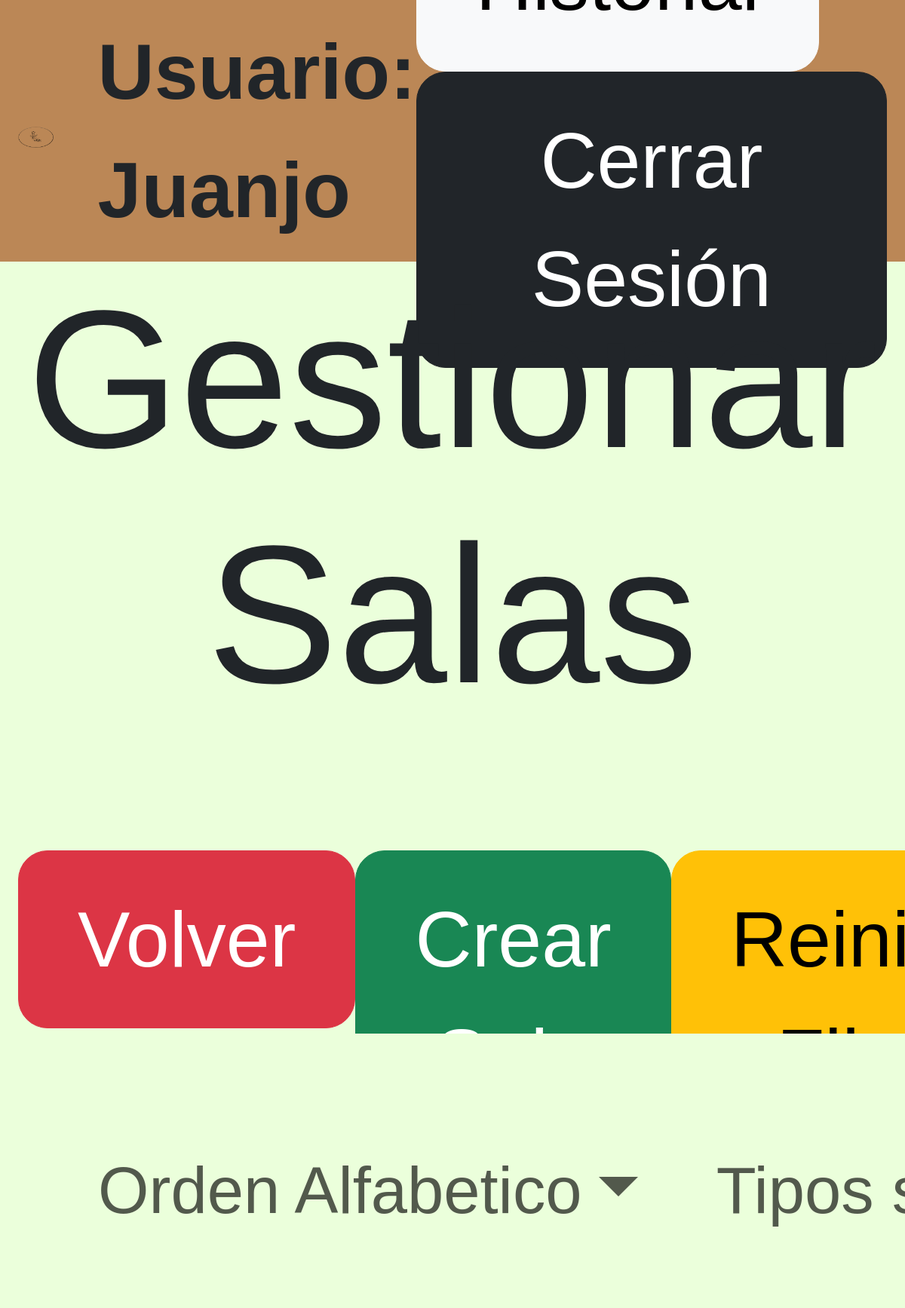
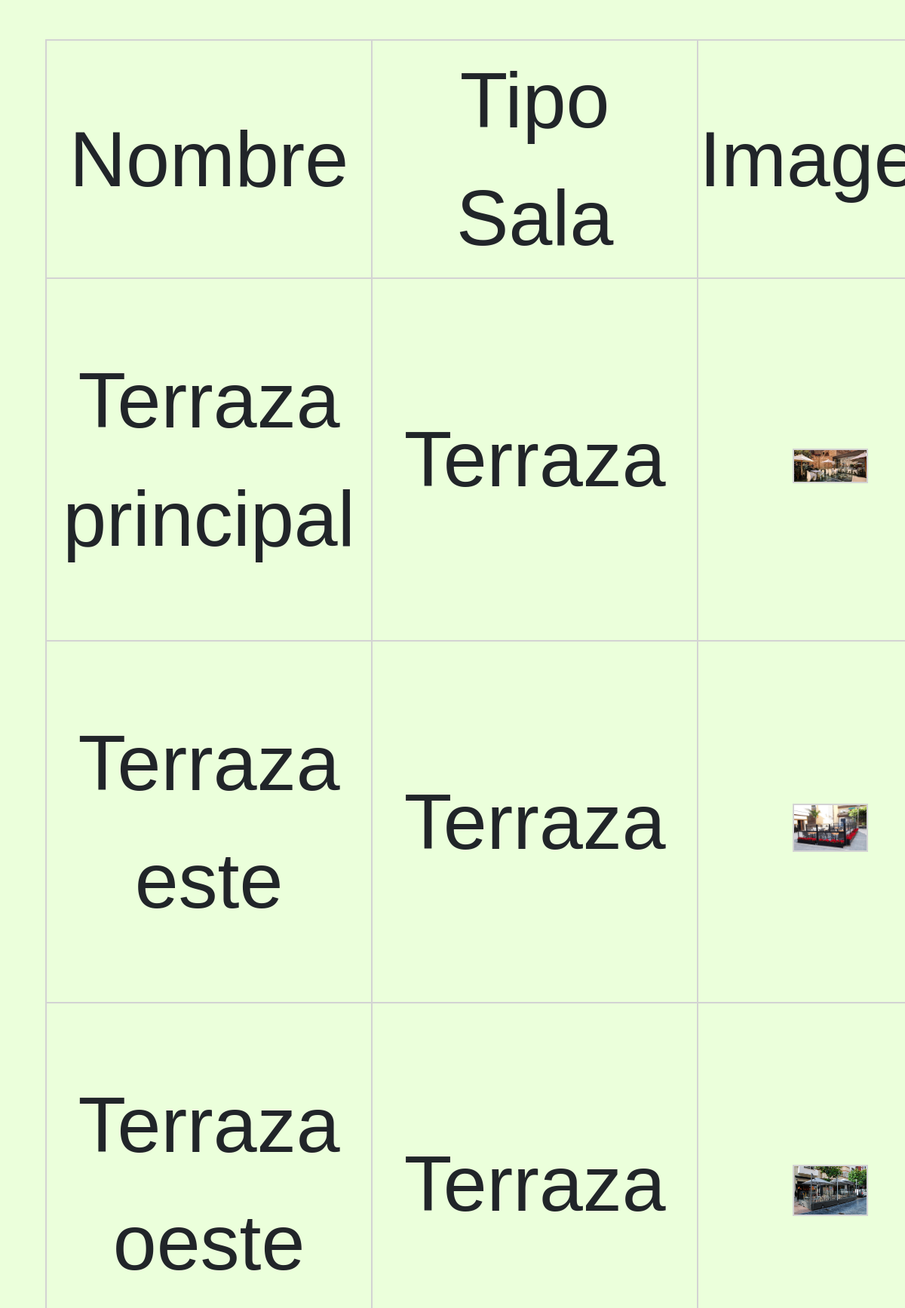
/view/admin/gestionarSalas.php (signed in), run on the app's committed database (2 pictures, top to bottom).
### tables this page shows
CREATE TABLE `sala` (
  `id_sala` INT NOT NULL AUTO_INCREMENT,
  `id_tipoSala` INT NOT NULL,
  `nombre_sala` VARCHAR(45) NOT NULL,
  `imagen_sala` VARCHAR(255) NOT NULL,
  PRIMARY KEY (`id_sala`)
);

CREATE TABLE `tipo_sala` (
  `id_tipoSala` INT NOT NULL AUTO_INCREMENT,
  `tipo_sala` VARCHAR(45) NOT NULL,
  PRIMARY KEY (`id_tipoSala`)
);

### procesos/filtrosSalas.php (called while the page is built)
<?php
    try{
        if(isset($_POST['orden'])){
        } else {
            $sqlSalas = "SELECT s.id_sala, s.nombre_sala, tp.tipo_sala, imagen_sala, COUNT(m.id_mesa) AS total_mesas, COUNT(h.id_historial) AS total_historial
                        FROM sala s
                        LEFT JOIN tipo_sala tp ON s.id_tipoSala = tp.id_tipoSala
                        LEFT JOIN mesa m ON s.id_sala = m.id_sala
                        LEFT JOIN historial h ON m.id_mesa = h.id_mesa
                        GROUP BY s.id_sala;";
            $stmtResultado = $conn->prepare($sqlSalas);
        }
        $stmtResultado->execute();
        $resultadosSalas = $stmtResultado->fetchAll(PDO::FETCH_ASSOC);
    } catch (PDOException $e) {
        echo "Error: ". $e->getMessage();
        die();
    }

### view/admin/gestionarSalas.php (the view, shortened to what this page needs)
<?php
    require_once '../../procesos/conexion.php';
    require_once '../../procesos/filtrosSalas.php'
?>
<!DOCTYPE html>
<html lang="en">
<head>
    <link rel="stylesheet" href="../../css/admin.css">
    <link rel="stylesheet" href="https://cdnjs.cloudflare.com/ajax/libs/bootstrap/5.3.0/css/bootstrap.min.css">
    <link rel="stylesheet" href="https://cdn.jsdelivr.net/npm/sweetalert2@11.14.5/dist/sweetalert2.min.css">
</head>
<body class="body2">
    <header>
        <nav>
            <div id="pequeño2">
                <img src="../../img/logoRestaurante.png" alt="Logo" id="logo2">
            </div>
            <div class="sesionIniciada">
                <p>Usuario: <?php echo $_SESSION['nombre']?></p>
            </div>
            <div class="cerrarSesion">
                <a id="bug" href="../filtros.php">
                    <button type="submit" class="btn btn-light"  id="cerrarSesion">Historial</button>
                </a>
                <a href="../../procesos/logout.php">
                    <button type="submit" class="btn btn-dark" id="cerrarSesion">Cerrar Sesión</button>
                </a>
            </div>
        </nav>
    </header>
    <h1>Gestionar Salas</h1>
    <div id="divReiniciar">
        <a href="borrarSesionesSales.php?salir=1">
            <button class="btn btn-danger">Volver</button>
        </a>
        <a href="crearSala.php">
            <button class="btn btn-success">Crear Sala</button>
        </a>
        <a href="borrarSesionesSales.php?borrar=5">
            <button class="btn btn-warning">Reiniciar Filtros</button>
        </a>
    </div>
    <nav class="navbar navbar-expand-lg barra">
    <div class="container-fluid">
        <div class="collapse navbar-collapse" id="navbarSupportedContent">
            <ul class="navbar-nav me-auto mb-2 mb-lg-0">
                <li class="nav-item dropdown">
                    <a class="nav-link dropdown-toggle enlace-barra" href="#" role="button" data-bs-toggle="dropdown" aria-expanded="false">Orden Alfabetico</a>
                </li>
                <li class="nav-item dropdown">
                    <a class="nav-link dropdown-toggle" href="#" role="button" data-bs-toggle="dropdown" aria-expanded="false">Tipos salas</a>
                </li>
            </ul>
        </div>
    </div>
    </nav>
    <?php
        if($resultadosSalas){
            echo "<table>";
            echo "<thead>";
            echo "<tr>";
            echo "<th>Nombre</th>";
            echo "<th>Tipo Sala</th>";
            echo "<th>Imagen</th>";
            echo "</tr>";
            echo "</thead>";
            echo "<tbody>";
            foreach($resultadosSalas as $fila){
                $idSala = htmlspecialchars($fila['id_sala']);
                $nombreSala = htmlspecialchars($fila['nombre_sala']);
                $imagenSala = htmlspecialchars($fila['imagen_sala']);
                $tipoSala = htmlspecialchars($fila['tipo_sala']);
                echo "<tr>
                    <td>$nombreSala</td>
                    <td>$tipoSala</td>
                    <td class='tabla-imagen'><img src='../../$imagenSala'></td>
                    <td>
                        <a href='editarSala.php?id=$idSala' class='btn btn-warning'>Editar</a>
                        <a href='#' onclick='confirmarEliminacion($idSala)' class='btn btn-danger'>Eliminar</a>
                    </td>
                </tr>";
            }
            echo "</tbody>";
            echo "</table>";
        } else {
            echo "<p>No hay resultados</p>";
        }
    ?>
</body>
</html>

### css/admin.css (style rules this page uses)
* { font-family: "Exo", sans-serif; font-optical-sizing: auto; font-weight: 500; font-style: normal; font-size: 3vh }
body, html { height: 100vh; width: 100vw; overflow-x: hidden }
h1 { text-align: center; }
.tabla-imagen img { max-width: 100px; max-height: 100px; object-fit: cover; }
header { width: 100vw; height: 10vh; background-color: #bb8756; }
button { margin-top: 3vh !important; margin-bottom: 3vh !important; }
#logo2 { height: auto; width: 45%; }
#pequeño2 { align-content: center; height: 100%; width: 20%; }
.body2 { background-color: #EBFFDB; min-height: 100vh !important; }
nav, ul { height: 100% !important; }
nav { display: flex; justify-content: space-between; align-items: center; margin-right: 2vw; margin-left: 2vw }
ul { margin: 0 !important; padding: 0 !important; display: flex; }
p { font-weight: bolder; }
#cerrarSesion, p { margin: 0 !important; }
.btn-danger { margin-left: 2vw; margin-bottom: 0 !important; }
.barra { height: 12vh !important; padding: 0 !important; margin: 0 !important; background-color: #EBFFDB; }
#bug { color: #bb8756 !important; }
.barra * { font-size: 2.5vh; }
table { width: 90vw; margin-left: 5vw; margin-right: 5vw; }
table * { text-align: center; border: lightgray 2px solid !important; }
#divReiniciar { display: flex; width: 100vw; justify-content: space-between; padding-right: 2vw; height: 10vh !important; }

### data on the page
sala: nombre_sala "Terraza principal", id_tipoSala.tipo_sala "Terraza", imagen_sala (picture)
sala: nombre_sala "Terraza este", id_tipoSala.tipo_sala "Terraza", imagen_sala (picture)
sala: nombre_sala "Terraza oeste", id_tipoSala.tipo_sala "Terraza", imagen_sala (picture)

### other printed values
$_SESSION['nombre'] "Juanjo"
